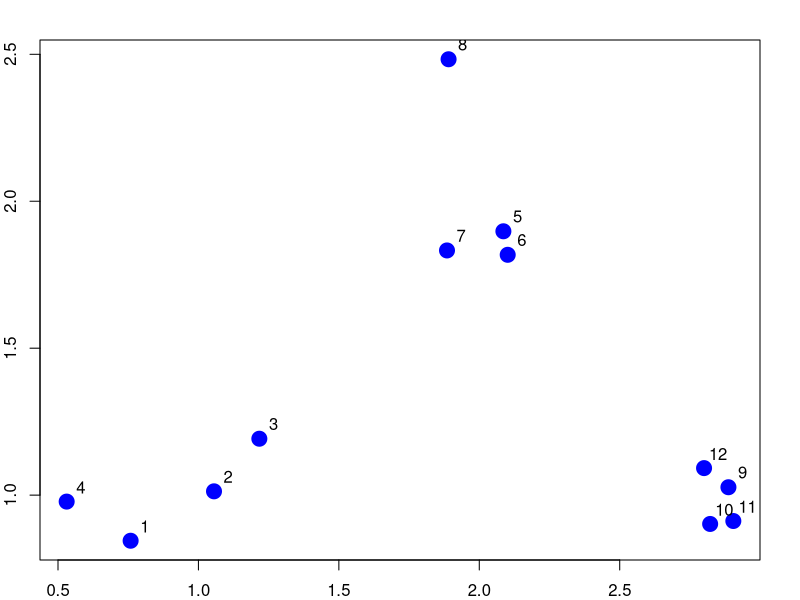

This chart was generated by the following R code: (Note: this script raises an error after producing the figure.)
set.seed(1234)
par(mar=c(2,2,2,2))
x <- rnorm(12,mean = rep(1:3,each=4),sd=0.2)
y <- rnorm(12,mean = rep(c(1,2,1),each=4),sd=0.2)
plot(x,y,col="blue",pch=19,cex=2)
text(x+0.05,y+0.05,labels = as.character(1:12))

dataFrame <- data.frame(x=x,y=y)


distxy <- dist(dataFrame)

hClustering <- hclust(distxy)
myplclust()

plot(hClustering)


dataFrame <- data.frame(x=x,y=y)
set.seed(143)
dataMatrix <- as.matrix(dataFrame)[sample(1:12),]
heatmap(dataMatrix)